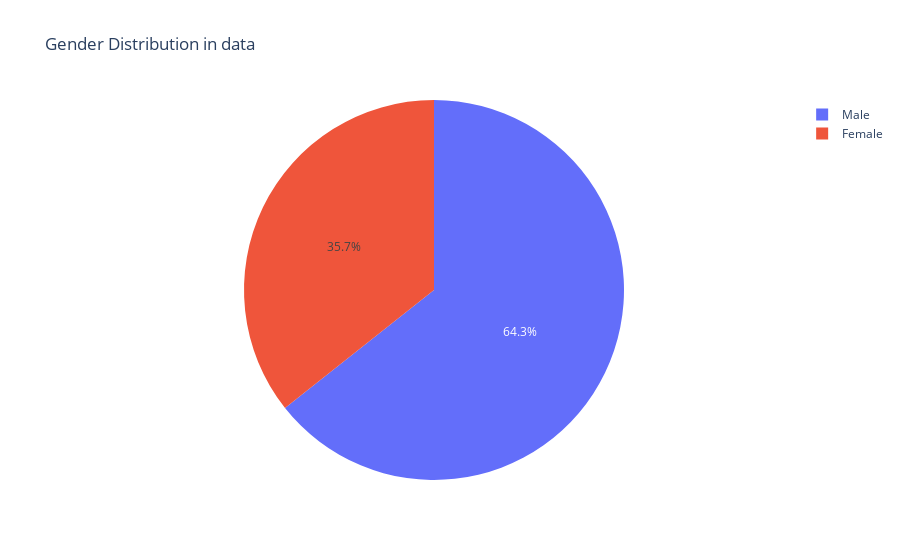

The notebook cell this image was saved under:
### Code cell
# basic implementation
gender_count = tips['sex'].value_counts()
px.pie(gender_count, 
       gender_count.index, 
       gender_count.values,
       title='Gender Distribution in data')

### Figure 1 — Plotly figure (JSON) as saved in the notebook; plotly's stock layout.template omitted (floating-point values rounded to 4 significant figures)
{"data": [{"domain": {"x": [0, 1], "y": [0, 1]}, "hovertemplate": "sex=%{label}<br>value=%{value}<extra></extra>", "labels": ["Male", "Female"], "legendgroup": "", "name": "", "showlegend": true, "type": "pie", "values": [157, 87]}], "layout": {"legend": {"tracegroupgap": 0}, "title": {"text": "Gender Distribution in data"}}}
